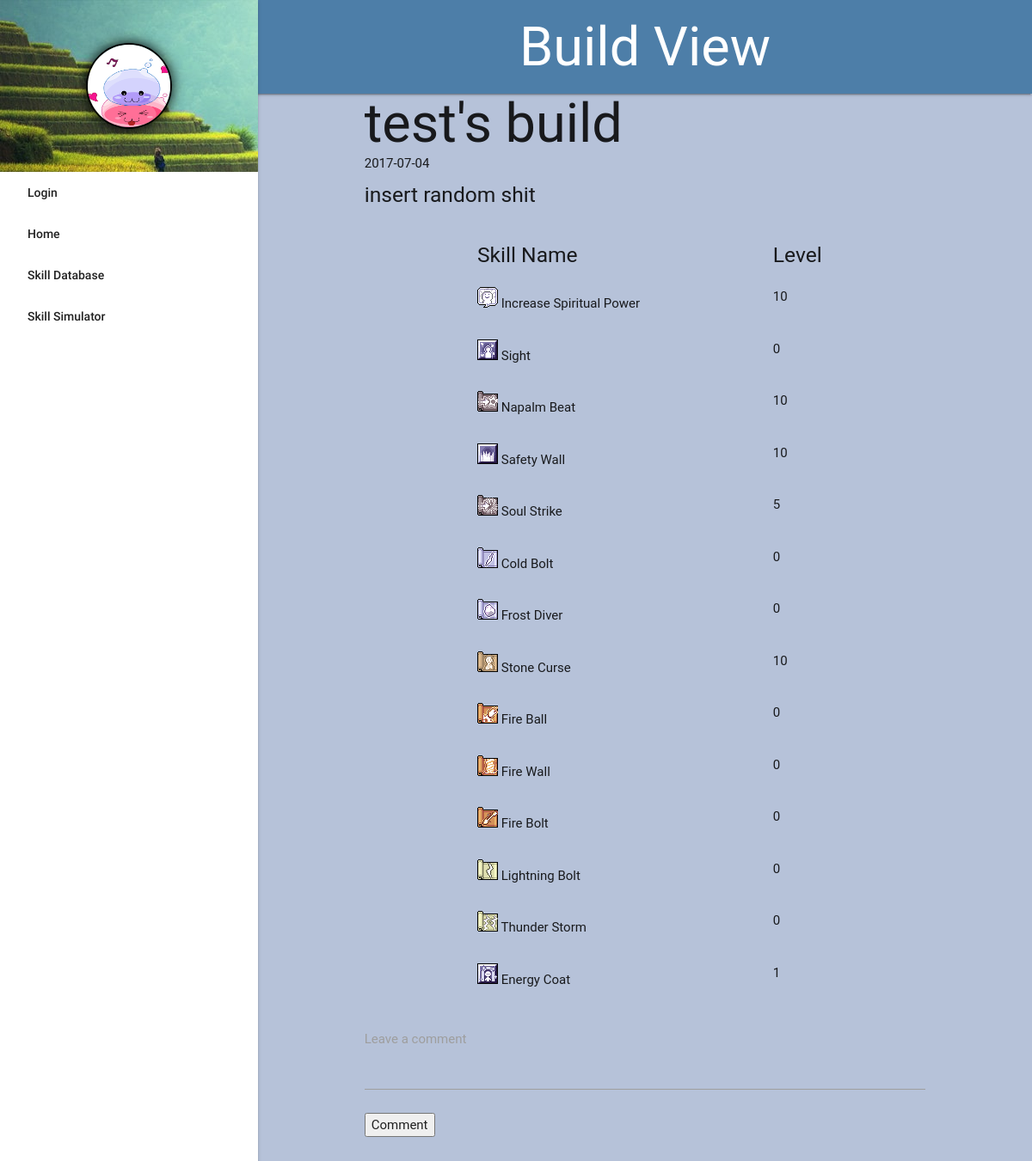
The page /build.php?build_id=11 on the database its author committed.
### tables this page shows
CREATE TABLE `builds` (
  `id` int(10) NOT NULL,
  `acct_id` int(10) DEFAULT NULL,
  `build_name` varchar(255) NOT NULL DEFAULT 'None',
  `build_description` varchar(255) NOT NULL DEFAULT 'None',
  `build_date` date DEFAULT NULL
);

CREATE TABLE `skill_sims` (
  `id` int(10) NOT NULL,
  `skill_id` int(10) DEFAULT NULL,
  `level` int(10) NOT NULL,
  `build_id` int(10) DEFAULT NULL,
  `pts_left` int(11) NOT NULL
);

CREATE TABLE `skills` (
  `id` int(10) NOT NULL,
  `skill_name` varchar(255) NOT NULL,
  `description` varchar(255) NOT NULL,
  `class` varchar(255) NOT NULL,
  `required_for` varchar(255) NOT NULL DEFAULT 'None',
  `max_level` int(10) NOT NULL,
  `icon` varchar(255) NOT NULL,
  `quest_skill` varchar(255) NOT NULL DEFAULT 'No',
  `unlock_requirements` varchar(255) NOT NULL DEFAULT 'None'
);

### build.php (the view, shortened to what this page needs)
<?php
function header_title(){
	echo 'Build View';
};
function display_content(){
	global $conn;
	$build_id = $_GET['build_id'];
	echo '<div class="container">';
		$sql = "SELECT * FROM builds WHERE id = '$build_id'";
		$result = mysqli_query($conn, $sql);
		while($row = mysqli_fetch_assoc($result)){
			extract($row);
			echo '<div class="row">
				<h1>'.$build_name.'</h1>
				<span>'.$build_date.'</span><br>
				<h5>'.$build_description.'</h5>
			</div>';
		};
		echo '<div class="row">
			<div class="col l8 m8 s12 offset-l2 offset-m2">
				<div class="col l10 m8 s8">
					<h5>Skill Name</h5>
				</div>
				<div class="col l2 m4 s4">
					<h5>Level</h5>
				</div>';
		$sql = "SELECT * FROM builds b JOIN skill_sims ss ON b.id = ss.build_id JOIN skills s ON ss.skill_id = s.id WHERE build_id = '$build_id'";
		$result = mysqli_query($conn, $sql);
		while($row = mysqli_fetch_assoc($result)){
			extract($row);
				echo '<div class="col l10 m8 s8">
					<p><img src="'.$icon.'"> '.$skill_name.'</p>
				</div>
				<div class="col l2 m4 s4">
					<p>'.$level.'</p>
				</div>';
		};
			echo '</div>
		</div>
		<div class="row">
			<div class="input-field">
				<span style="display: none" id="build_id">'.$build_id.'</span>
				<span style="display: none" id="user_id">'.$_SESSION['id'].'</span>
				<textarea name="build_comment" id="build_comment" class="materialize-textarea"></textarea>
				<label for="build_comment">Leave a comment</label>
				<button id="build-comment-submit">Comment</button>
			</div>
		</div>
		<div class="row">
			<div id="comment-section">';
			echo '</div>
		</div>
	</div>';
};
require_once 'template.php';
?>

### styles/styles.css (style rules this page uses)
body { background: #b6c2d9; cursor: url('../images/arrow.png'), default; }
button, li, a, input, .collapsible-header { cursor: url('../images/hand.cur'), default !important; }
h1 { margin: 0; }

### rows shown on the page
builds: build_name "test's build", build_date "2017-07-04", build_description "insert random shit"
skill_sims: skill.icon (picture), skill.skill_name "Increase Spiritual Power", level "10"
skill_sims: skill.icon (picture), skill.skill_name "Sight", level "0"
skill_sims: skill.icon (picture), skill.skill_name "Napalm Beat", level "10"
skill_sims: skill.icon (picture), skill.skill_name "Safety Wall", level "10"
skill_sims: skill.icon (picture), skill.skill_name "Soul Strike", level "5"
skill_sims: skill.icon (picture), skill.skill_name "Cold Bolt", level "0"
skill_sims: skill.icon (picture), skill.skill_name "Frost Diver", level "0"
skill_sims: skill.icon (picture), skill.skill_name "Stone Curse", level "10"
skill_sims: skill.icon (picture), skill.skill_name "Fire Ball", level "0"
skill_sims: skill.icon (picture), skill.skill_name "Fire Wall", level "0"
skill_sims: skill.icon (picture), skill.skill_name "Fire Bolt", level "0"
skill_sims: skill.icon (picture), skill.skill_name "Lightning Bolt", level "0"
skill_sims: skill.icon (picture), skill.skill_name "Thunder Storm", level "0"
skill_sims: skill.icon (picture), skill.skill_name "Energy Coat", level "1"
